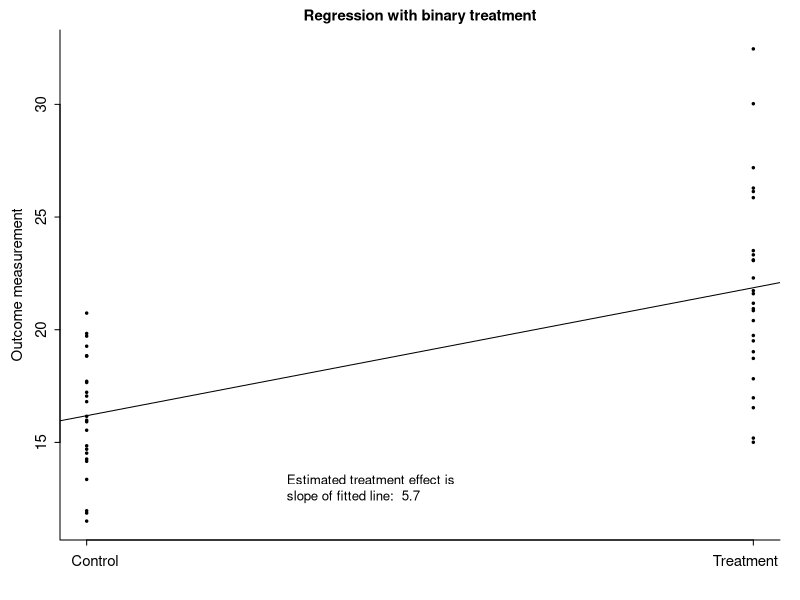
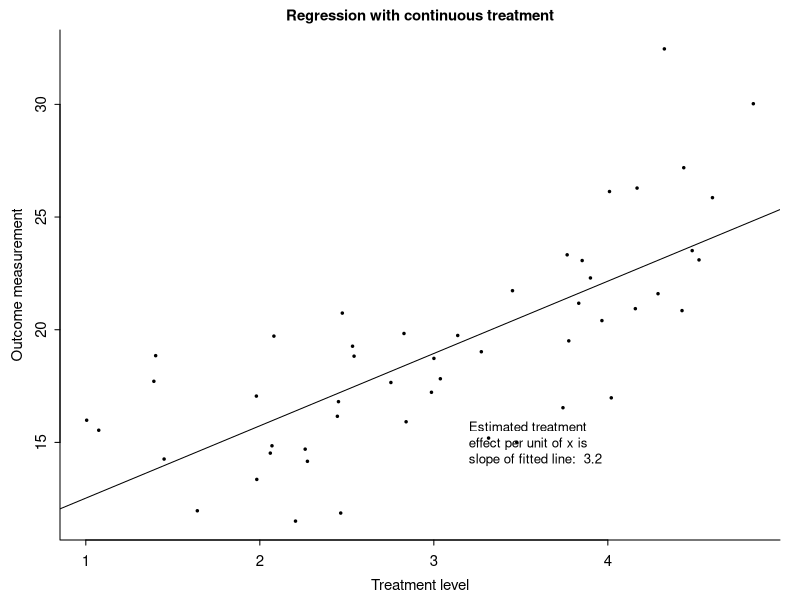
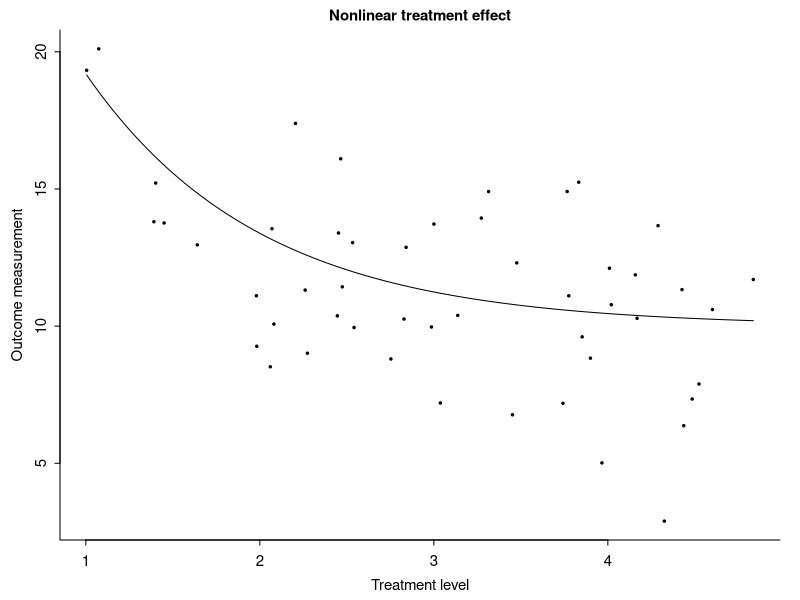
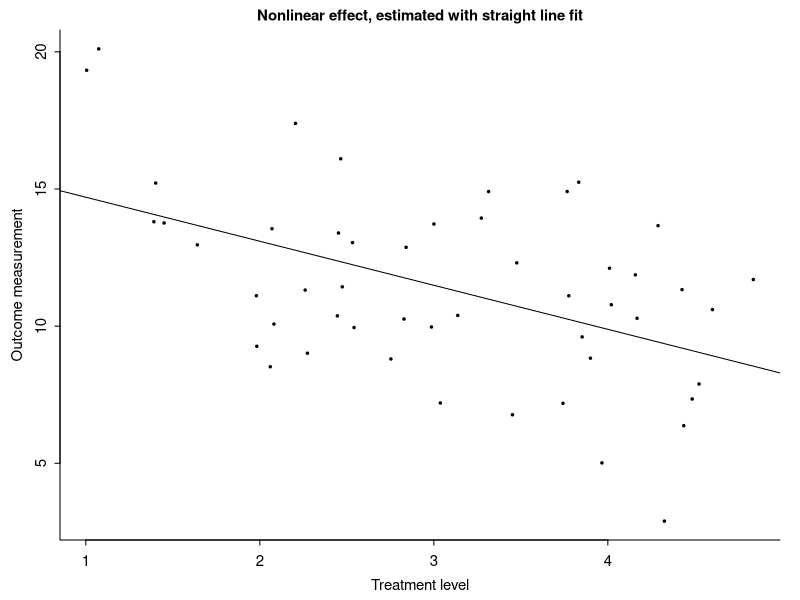
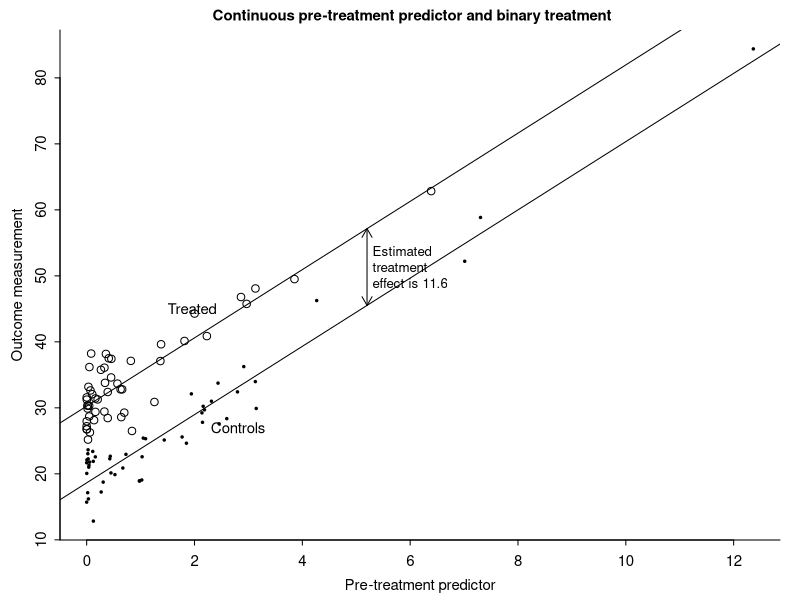

These figures' R source, in order:
## Simple graphs illustrating regression for causal inference

library("arm")
setwd("~/AndrewFiles/books/regression.and.other.stories/Examples/SimpleCausal")

N <- 50
x <- runif(N, 1, 5)
y <- rnorm(N, 10 + 3*x, 3)
x_binary <- ifelse(x<3, 0, 1)

lm_1a <- lm(y ~ x_binary)
display(lm_1a)

pdf(root("SimpleCausal/figs","overview_1a.pdf"), height=3.5, width=4.5)
par(mar=c(3, 3, 1.5, 1), mgp=c(1.7, .5, 0), tck=-.01)
plot(x_binary, y, xlab="", ylab="Outcome measurement", pch=20, cex=.5, bty="l", main="Regression with binary treatment", cex.main=.9, xaxt="n", cex.lab=.9, cex.axis=.9)
axis(1, c(0,1), c("    Control", "Treatment    "), cex.axis=.9)
abline(coef(lm_1a)[1], coef(lm_1a)[2])
text(0.3, 13, paste("Estimated treatment effect is\nslope of fitted line: ", fround(coef(lm_1a)[2], 1)), cex=.8, adj=0)
dev.off()

lm_1b <- lm(y ~ x)
display(lm_1b)

pdf(root("SimpleCausal/figs","overview_1b.pdf"), height=3.5, width=4.5)
par(mar=c(3, 3, 1.5, 1), mgp=c(1.7, .5, 0), tck=-.01)
plot(x, y, xlab="Treatment level", ylab="Outcome measurement", pch=20, cex=.5, bty="l", main="Regression with continuous treatment", cex.main=.9, cex.lab=.9, cex.axis=.9)
abline(coef(lm_1b)[1], coef(lm_1b)[2])
text(3.2, 15, paste("Estimated treatment\neffect per unit of x is\nslope of fitted line: ", fround(coef(lm_1b)[2], 1)), cex=.8, adj=0)
dev.off()

y <- rnorm(N, 10 + 25*exp(-x), 3)

lm_2a <- lm(y ~ x)
display(lm_2a)


pdf(root("SimpleCausal/figs","overview_2a.pdf"), height=3.5, width=4.5)
par(mar=c(3, 3, 1.5, 1), mgp=c(1.7, .5, 0), tck=-.01)
plot(x, y, xlab="Treatment level", ylab="Outcome measurement", pch=20, cex=.5, bty="l", main="Nonlinear treatment effect", cex.main=.9, cex.lab=.9, cex.axis=.9)
curve(10 + 25*exp(-x), add=TRUE)
dev.off()

pdf(root("SimpleCausal/figs","overview_2b.pdf"), height=3.5, width=4.5)
par(mar=c(3, 3, 1.5, 1), mgp=c(1.7, .5, 0), tck=-.01)
plot(x, y, xlab="Treatment level", ylab="Outcome measurement", pch=20, cex=.5, bty="l", main="Nonlinear effect, estimated with straight line fit", cex.main=.9, cex.lab=.9, cex.axis=.9)
abline(coef(lm_2a)[1], coef(lm_2a)[2])
dev.off()

N <- 100
xx <- rnorm(N, 0, 1)^2
z <- rep(0:1, N/2)
xx <- ifelse(z==0, rnorm(N, 0, 1.2)^2, rnorm(N, 0, .8)^2)
yy <- rnorm(N, 20 + 5*xx + 10*z, 3)
lm_2 <- lm(yy ~ xx + z)
display(lm_2)

pdf(root("SimpleCausal/figs","overview_3.pdf"), height=3.5, width=4.5)
par(mar=c(3, 3, 1.5, 1), mgp=c(1.7, .5, 0), tck=-.01)
plot(xx, yy, xlab="Pre-treatment predictor", ylab="Outcome measurement", bty="l", main="Continuous pre-treatment predictor and binary treatment    ", cex.main=.9, cex.lab=.9, cex.axis=.9, type="n")
points(xx[z==0], yy[z==0], pch=20, cex=.5)
points(xx[z==1], yy[z==1], pch=1, cex=1)
abline(coef(lm_2)[1], coef(lm_2)[2])
abline(coef(lm_2)[1] + coef(lm_2)[3], coef(lm_2)[2])
text(2.3, 27, "Controls", cex=.9, adj=0)
text(1.5, 45, "Treated", cex=.9, adj=0)
x0 <- 5.2
arrows(x0, coef(lm_2)[1] + coef(lm_2)[2]*x0, x0, coef(lm_2)[1] + coef(lm_2)[2]*x0 + coef(lm_2)[3], length=.1, code=3)
text(x0+.1, coef(lm_2)[1] + coef(lm_2)[2]*x0 + .5*coef(lm_2)[3], paste("Estimated\ntreatment\neffect is", fround(coef(lm_2)[3], 1)), cex=.8, adj=0)
dev.off()

for (j in 0:1) print(mean(yy[z==j]))
for (j in 0:1) print(mean(xx[z==j]))
